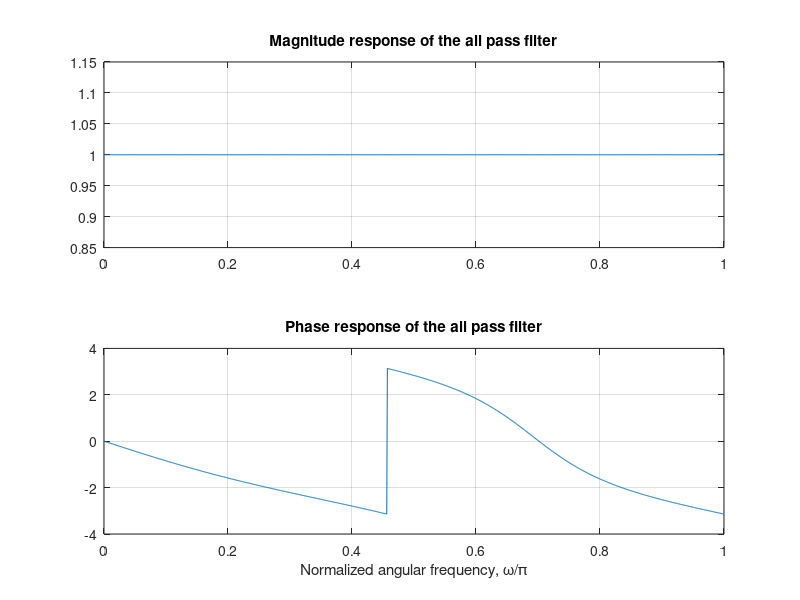
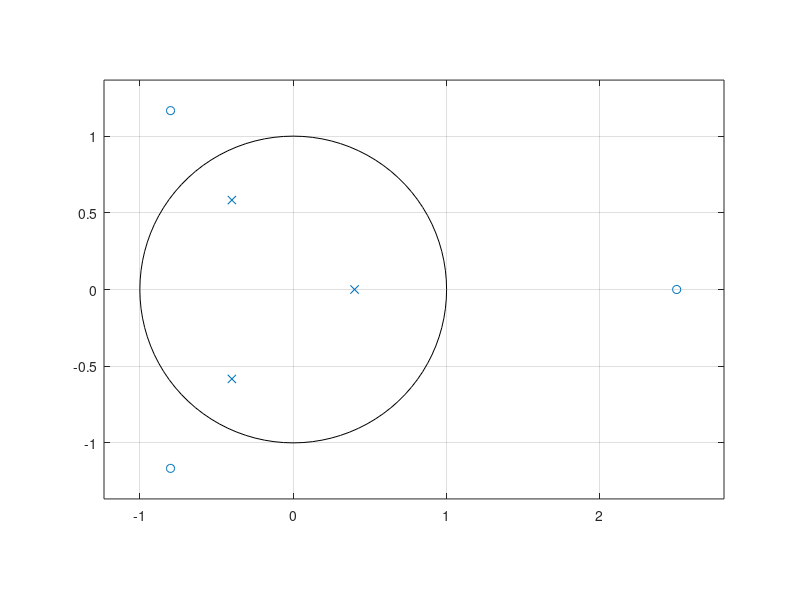

MATLAB code to generate these figures, in order:
% https://www.astro.rug.nl/~vdhulst/SignalProcessing/Hoorcolleges/college08.pdf

pkg load signal;

% Transfer function is
% H(z) = (-0.2 + 0.18*z^-1 + 0.4*z^-2 + z^-3) / (1 + 0.4*z^1 + 0.18*z^2 - 0.2*z^-3)
% Note that in the z-domain, we can just read off the coefficients as numerators/denominators
% All pass example
b = [-0.2 0.18 0.4 1];
a = [1 0.4 0.18 -0.2];
[H w]=freqz(b, a, 1024);

subplot(211)
plot(w/pi, abs(H));
title('Magnitude response of the all pass filter')
grid
subplot(212)
plot(w/pi, angle(H));
title('Phase response of the all pass filter')
grid
xlabel('Normalized angular frequency, \omega/\pi')
figure

zplane(b,a)

pause;

